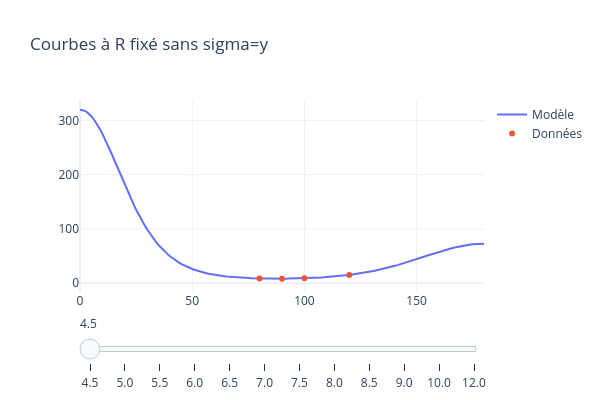
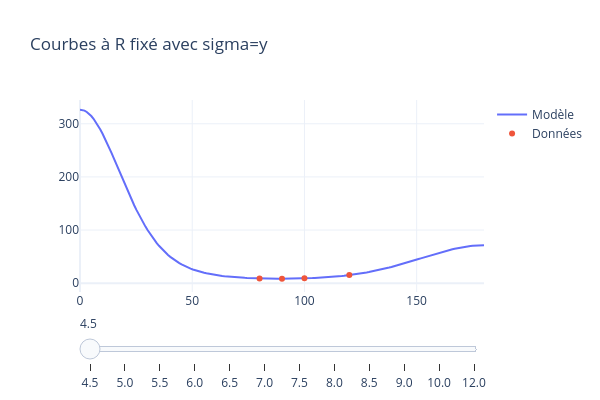

The cell these charts' notebook holds for them, in order:
### Code cell
R_vals = np.array([4.5,5.0,5.5,6.0,6.5,7.0,7.5,8.0,8.5,9.0,10.0,12.0])
x = np.linspace(0, 180, 180)
plot_interactif(V_opt, params_opt_cf, R_vals, x, Ne,
                fixed_col="R", x_col="Theta", y_col="Energy_mEh",
                title="Courbes à R fixé sans sigma=y")
plot_interactif(V_opt, params_opt_cf_sigma, R_vals, x, Ne,
                fixed_col="R", x_col="Theta", y_col="Energy_mEh",
                title="Courbes à R fixé avec sigma=y")

### Figure 1 — Plotly figure (JSON) as saved in the notebook; plotly's stock layout.template omitted (floating-point values rounded to 4 significant figures; data arrays with more than 128 entries replaced by an {"elided": "..."} marker saying what was removed)
{"data": [{"mode": "lines", "name": "Modèle", "type": "scatter", "visible": true, "x": {"elided": "180 float values"}, "y": {"elided": "180 float values"}}, {"mode": "markers", "name": "Données", "type": "scatter", "visible": true, "x": [80.0, 90.0, 100.0, 120.0], "y": [8.979, 8.505, 9.19, 15.24]}, {"mode": "lines", "name": "Modèle", "type": "scatter", "visible": false, "x": {"elided": "180 float values"}, "y": {"elided": "180 float values"}}, {"mode": "markers", "name": "Données", "type": "scatter", "visible": false, "x": [60.0, 80.0, 90.0, 100.0, 120.0, 140.0], "y": [5.195, 2.728, 2.534, 2.751, 4.897, 10.91]}, {"mode": "lines", "name": "Modèle", "type": "scatter", "visible": false, "x": {"elided": "180 float values"}, "y": {"elided": "180 float values"}}, {"mode": "markers", "name": "Données", "type": "scatter", "visible": false, "x": [40.0, 60.0, 80.0, 90.0, 100.0, 120.0, 140.0, 160.0, 180.0], "y": [5.976, 1.388, 0.5627, 0.4952, 0.5571, 1.26, 3.332, 6.649, 8.511]}, {"mode": "lines", "name": "Modèle", "type": "scatter", "visible": false, "x": {"elided": "180 float values"}, "y": {"elided": "180 float values"}}, {"mode": "markers", "name": "Données", "type": "scatter", "visible": false, "x": [0.0, 20.0, 40.0, 60.0, 80.0, 90.0, 100.0, 120.0, 140.0, 160.0, 180.0], "y": [13.09, 7.297, 1.597, 0.1259, -0.0967, -0.1141, -0.1011, 0.0947, 0.7468, 1.836, 2.454]}, {"mode": "lines", "name": "Modèle", "type": "scatter", "visible": false, "x": {"elided": "180 float values"}, "y": {"elided": "180 float values"}}, {"mode": "markers", "name": "Données", "type": "scatter", "visible": false, "x": [0.0, 20.0, 40.0, 60.0, 80.0, 90.0, 100.0, 105.0, 110.0, 115.0, 120.0, 140.0, 160.0, 180.0], "y": [3.663, 1.887, 0.1661, -0.2124, -0.2376, -0.2384, -0.2392, -0.2377, -0.2333, -0.224, -0.2079, -0.0408, 0.2769, 0.4633]}, {"mode": "lines", "name": "Modèle", "type": "scatter", "visible": false, "x": {"elided": "180 float values"}, "y": {"elided": "180 float values"}}, {"mode": "markers", "name": "Données", "type": "scatter", "visible": false, "x": [0.0, 20.0, 40.0, 45.0, 50.0, 55.0, 60.0, 80.0, 90.0, 100.0, 120.0, 140.0, 160.0, 180.0], "y": [0.6842, 0.2086, -0.2096, -0.2393, -0.2513, -0.2522, -0.2473, -0.2214, -0.2184, -0.2224, -0.2362, -0.2194, -0.154, -0.1115]}, {"mode": "lines", "name": "Modèle", "type": "scatter", "visible": false, "x": {"elided": "180 float values"}, "y": {"elided": "180 float values"}}, {"mode": "markers", "name": "Données", "type": "scatter", "visible": false, "x": [0.0, 20.0, 40.0, 60.0, 80.0, 90.0, 100.0, 120.0, 140.0, 160.0, 180.0], "y": [-0.1216, -0.2099, -0.2476, -0.2015, -0.1704, -0.1675, -0.1713, -0.1933, -0.2155, -0.222, -0.2214]}, {"mode": "lines", "name": "Modèle", "type": "scatter", "visible": false, "x": {"elided": "180 float values"}, "y": {"elided": "180 float values"}}, {"mode": "markers", "name": "Données", "type": "scatter", "visible": false, "x": [0.0, 20.0, 40.0, 60.0, 80.0, 90.0, 100.0, 120.0, 140.0, 160.0, 180.0], "y": [-0.2593, -0.2484, -0.1995, -0.1471, -0.1239, -0.1215, -0.1246, -0.1424, -0.1701, -0.1909, -0.1989]}, {"mode": "lines", "name": "Modèle", "type": "scatter", "visible": false, "x": {"elided": "180 float values"}, "y": {"elided": "180 float values"}}, {"mode": "markers", "name": "Données", "type": "scatter", "visible": false, "x": [0.0, 20.0, 40.0, 60.0, 80.0, 90.0, 100.0, 120.0, 140.0, 160.0, 180.0], "y": [-0.2241, -0.1969, -0.1436, -0.1041, -0.0866, -0.0854, -0.088, -0.1025, -0.1237, -0.1436, -0.1515]}, {"mode": "lines", "name": "Modèle", "type": "scatter", "visible": false, "x": {"elided": "180 float values"}, "y": {"elided": "180 float values"}}, {"mode": "markers", "name": "Données", "type": "scatter", "visible": false, "x": [0.0, 20.0, 40.0, 60.0, 80.0, 90.0, 100.0, 120.0, 140.0, 160.0, 180.0], "y": [-0.1639, -0.1412, -0.1014, -0.0726, -0.0604, -0.0598, -0.062, -0.072, -0.0873, -0.1027, -0.1089]}, {"mode": "lines", "name": "Modèle", "type": "scatter", "visible": false, "x": {"elided": "180 float values"}, "y": {"elided": "180 float values"}}, {"mode": "markers", "name": "Données", "type": "scatter", "visible": false, "x": [0.0, 20.0, 40.0, 60.0, 80.0, 90.0, 100.0, 120.0, 140.0, 160.0, 180.0], "y": [-0.0812, -0.07, -0.051, -0.0376, -0.0318, -0.0313, -0.0322, -0.0355, -0.0436, -0.0506, -0.0536]}, {"mode": "lines", "name": "Modèle", "type": "scatter", "visible": false, "x": {"elided": "180 float values"}, "y": {"elided": "180 float values"}}, {"mode": "markers", "name": "Données", "type": "scatter", "visible": false, "x": [0.0, 20.0, 40.0, 60.0, 80.0, 90.0, 100.0, 120.0, 140.0, 160.0, 180.0], "y": [-0.0246, -0.022, -0.0168, -0.0124, -0.01, -0.0094, -0.0092, -0.0098, -0.0112, -0.0127, -0.0133]}], "layout": {"height": 400, "sliders": [{"steps": [{"args": [{"visible": [true, true, false, false, false, false, false, false, false, false, false, false, false, false, false, false, false, false, false, false, false, false, false, false]}, {"title": "R = 4.5"}], "label": "4.5", "method": "update"}, {"args": [{"visible": [false, false, true, true, false, false, false, false, false, false, false, false, false, false, false, false, false, false, false, false, false, false, false, false]}, {"title": "R = 5.0"}], "label": "5.0", "method": "update"}, {"args": [{"visible": [false, false, false, false, true, true, false, false, false, false, false, false, false, false, false, false, false, false, false, false, false, false, false, false]}, {"title": "R = 5.5"}], "label": "5.5", "method": "update"}, {"args": [{"visible": [false, false, false, false, false, false, true, true, false, false, false, false, false, false, false, false, false, false, false, false, false, false, false, false]}, {"title": "R = 6.0"}], "label": "6.0", "method": "update"}, {"args": [{"visible": [false, false, false, false, false, false, false, false, true, true, false, false, false, false, false, false, false, false, false, false, false, false, false, false]}, {"title": "R = 6.5"}], "label": "6.5", "method": "update"}, {"args": [{"visible": [false, false, false, false, false, false, false, false, false, false, true, true, false, false, false, false, false, false, false, false, false, false, false, false]}, {"title": "R = 7.0"}], "label": "7.0", "method": "update"}, {"args": [{"visible": [false, false, false, false, false, false, false, false, false, false, false, false, true, true, false, false, false, false, false, false, false, false, false, false]}, {"title": "R = 7.5"}], "label": "7.5", "method": "update"}, {"args": [{"visible": [false, false, false, false, false, false, false, false, false, false, false, false, false, false, true, true, false, false, false, false, false, false, false, false]}, {"title": "R = 8.0"}], "label": "8.0", "method": "update"}, {"args": [{"visible": [false, false, false, false, false, false, false, false, false, false, false, false, false, false, false, false, true, true, false, false, false, false, false, false]}, {"title": "R = 8.5"}], "label": "8.5", "method": "update"}, {"args": [{"visible": [false, false, false, false, false, false, false, false, false, false, false, false, false, false, false, false, false, false, true, true, false, false, false, false]}, {"title": "R = 9.0"}], "label": "9.0", "method": "update"}, {"args": [{"visible": [false, false, false, false, false, false, false, false, false, false, false, false, false, false, false, false, false, false, false, false, true, true, false, false]}, {"title": "R = 10.0"}], "label": "10.0", "method": "update"}, {"args": [{"visible": [false, false, false, false, false, false, false, false, false, false, false, false, false, false, false, false, false, false, false, false, false, false, true, true]}, {"title": "R = 12.0"}], "label": "12.0", "method": "update"}]}], "title": {"text": "Courbes à R fixé sans sigma=y"}, "uirevision": true, "width": 600}}

### Figure 2 — Plotly figure (JSON) as saved in the notebook; plotly's stock layout.template omitted (floating-point values rounded to 4 significant figures; data arrays with more than 128 entries replaced by an {"elided": "..."} marker saying what was removed)
{"data": [{"mode": "lines", "name": "Modèle", "type": "scatter", "visible": true, "x": {"elided": "180 float values"}, "y": {"elided": "180 float values"}}, {"mode": "markers", "name": "Données", "type": "scatter", "visible": true, "x": [80.0, 90.0, 100.0, 120.0], "y": [8.979, 8.505, 9.19, 15.24]}, {"mode": "lines", "name": "Modèle", "type": "scatter", "visible": false, "x": {"elided": "180 float values"}, "y": {"elided": "180 float values"}}, {"mode": "markers", "name": "Données", "type": "scatter", "visible": false, "x": [60.0, 80.0, 90.0, 100.0, 120.0, 140.0], "y": [5.195, 2.728, 2.534, 2.751, 4.897, 10.91]}, {"mode": "lines", "name": "Modèle", "type": "scatter", "visible": false, "x": {"elided": "180 float values"}, "y": {"elided": "180 float values"}}, {"mode": "markers", "name": "Données", "type": "scatter", "visible": false, "x": [40.0, 60.0, 80.0, 90.0, 100.0, 120.0, 140.0, 160.0, 180.0], "y": [5.976, 1.388, 0.5627, 0.4952, 0.5571, 1.26, 3.332, 6.649, 8.511]}, {"mode": "lines", "name": "Modèle", "type": "scatter", "visible": false, "x": {"elided": "180 float values"}, "y": {"elided": "180 float values"}}, {"mode": "markers", "name": "Données", "type": "scatter", "visible": false, "x": [0.0, 20.0, 40.0, 60.0, 80.0, 90.0, 100.0, 120.0, 140.0, 160.0, 180.0], "y": [13.09, 7.297, 1.597, 0.1259, -0.0967, -0.1141, -0.1011, 0.0947, 0.7468, 1.836, 2.454]}, {"mode": "lines", "name": "Modèle", "type": "scatter", "visible": false, "x": {"elided": "180 float values"}, "y": {"elided": "180 float values"}}, {"mode": "markers", "name": "Données", "type": "scatter", "visible": false, "x": [0.0, 20.0, 40.0, 60.0, 80.0, 90.0, 100.0, 105.0, 110.0, 115.0, 120.0, 140.0, 160.0, 180.0], "y": [3.663, 1.887, 0.1661, -0.2124, -0.2376, -0.2384, -0.2392, -0.2377, -0.2333, -0.224, -0.2079, -0.0408, 0.2769, 0.4633]}, {"mode": "lines", "name": "Modèle", "type": "scatter", "visible": false, "x": {"elided": "180 float values"}, "y": {"elided": "180 float values"}}, {"mode": "markers", "name": "Données", "type": "scatter", "visible": false, "x": [0.0, 20.0, 40.0, 45.0, 50.0, 55.0, 60.0, 80.0, 90.0, 100.0, 120.0, 140.0, 160.0, 180.0], "y": [0.6842, 0.2086, -0.2096, -0.2393, -0.2513, -0.2522, -0.2473, -0.2214, -0.2184, -0.2224, -0.2362, -0.2194, -0.154, -0.1115]}, {"mode": "lines", "name": "Modèle", "type": "scatter", "visible": false, "x": {"elided": "180 float values"}, "y": {"elided": "180 float values"}}, {"mode": "markers", "name": "Données", "type": "scatter", "visible": false, "x": [0.0, 20.0, 40.0, 60.0, 80.0, 90.0, 100.0, 120.0, 140.0, 160.0, 180.0], "y": [-0.1216, -0.2099, -0.2476, -0.2015, -0.1704, -0.1675, -0.1713, -0.1933, -0.2155, -0.222, -0.2214]}, {"mode": "lines", "name": "Modèle", "type": "scatter", "visible": false, "x": {"elided": "180 float values"}, "y": {"elided": "180 float values"}}, {"mode": "markers", "name": "Données", "type": "scatter", "visible": false, "x": [0.0, 20.0, 40.0, 60.0, 80.0, 90.0, 100.0, 120.0, 140.0, 160.0, 180.0], "y": [-0.2593, -0.2484, -0.1995, -0.1471, -0.1239, -0.1215, -0.1246, -0.1424, -0.1701, -0.1909, -0.1989]}, {"mode": "lines", "name": "Modèle", "type": "scatter", "visible": false, "x": {"elided": "180 float values"}, "y": {"elided": "180 float values"}}, {"mode": "markers", "name": "Données", "type": "scatter", "visible": false, "x": [0.0, 20.0, 40.0, 60.0, 80.0, 90.0, 100.0, 120.0, 140.0, 160.0, 180.0], "y": [-0.2241, -0.1969, -0.1436, -0.1041, -0.0866, -0.0854, -0.088, -0.1025, -0.1237, -0.1436, -0.1515]}, {"mode": "lines", "name": "Modèle", "type": "scatter", "visible": false, "x": {"elided": "180 float values"}, "y": {"elided": "180 float values"}}, {"mode": "markers", "name": "Données", "type": "scatter", "visible": false, "x": [0.0, 20.0, 40.0, 60.0, 80.0, 90.0, 100.0, 120.0, 140.0, 160.0, 180.0], "y": [-0.1639, -0.1412, -0.1014, -0.0726, -0.0604, -0.0598, -0.062, -0.072, -0.0873, -0.1027, -0.1089]}, {"mode": "lines", "name": "Modèle", "type": "scatter", "visible": false, "x": {"elided": "180 float values"}, "y": {"elided": "180 float values"}}, {"mode": "markers", "name": "Données", "type": "scatter", "visible": false, "x": [0.0, 20.0, 40.0, 60.0, 80.0, 90.0, 100.0, 120.0, 140.0, 160.0, 180.0], "y": [-0.0812, -0.07, -0.051, -0.0376, -0.0318, -0.0313, -0.0322, -0.0355, -0.0436, -0.0506, -0.0536]}, {"mode": "lines", "name": "Modèle", "type": "scatter", "visible": false, "x": {"elided": "180 float values"}, "y": {"elided": "180 float values"}}, {"mode": "markers", "name": "Données", "type": "scatter", "visible": false, "x": [0.0, 20.0, 40.0, 60.0, 80.0, 90.0, 100.0, 120.0, 140.0, 160.0, 180.0], "y": [-0.0246, -0.022, -0.0168, -0.0124, -0.01, -0.0094, -0.0092, -0.0098, -0.0112, -0.0127, -0.0133]}], "layout": {"height": 400, "sliders": [{"steps": [{"args": [{"visible": [true, true, false, false, false, false, false, false, false, false, false, false, false, false, false, false, false, false, false, false, false, false, false, false]}, {"title": "R = 4.5"}], "label": "4.5", "method": "update"}, {"args": [{"visible": [false, false, true, true, false, false, false, false, false, false, false, false, false, false, false, false, false, false, false, false, false, false, false, false]}, {"title": "R = 5.0"}], "label": "5.0", "method": "update"}, {"args": [{"visible": [false, false, false, false, true, true, false, false, false, false, false, false, false, false, false, false, false, false, false, false, false, false, false, false]}, {"title": "R = 5.5"}], "label": "5.5", "method": "update"}, {"args": [{"visible": [false, false, false, false, false, false, true, true, false, false, false, false, false, false, false, false, false, false, false, false, false, false, false, false]}, {"title": "R = 6.0"}], "label": "6.0", "method": "update"}, {"args": [{"visible": [false, false, false, false, false, false, false, false, true, true, false, false, false, false, false, false, false, false, false, false, false, false, false, false]}, {"title": "R = 6.5"}], "label": "6.5", "method": "update"}, {"args": [{"visible": [false, false, false, false, false, false, false, false, false, false, true, true, false, false, false, false, false, false, false, false, false, false, false, false]}, {"title": "R = 7.0"}], "label": "7.0", "method": "update"}, {"args": [{"visible": [false, false, false, false, false, false, false, false, false, false, false, false, true, true, false, false, false, false, false, false, false, false, false, false]}, {"title": "R = 7.5"}], "label": "7.5", "method": "update"}, {"args": [{"visible": [false, false, false, false, false, false, false, false, false, false, false, false, false, false, true, true, false, false, false, false, false, false, false, false]}, {"title": "R = 8.0"}], "label": "8.0", "method": "update"}, {"args": [{"visible": [false, false, false, false, false, false, false, false, false, false, false, false, false, false, false, false, true, true, false, false, false, false, false, false]}, {"title": "R = 8.5"}], "label": "8.5", "method": "update"}, {"args": [{"visible": [false, false, false, false, false, false, false, false, false, false, false, false, false, false, false, false, false, false, true, true, false, false, false, false]}, {"title": "R = 9.0"}], "label": "9.0", "method": "update"}, {"args": [{"visible": [false, false, false, false, false, false, false, false, false, false, false, false, false, false, false, false, false, false, false, false, true, true, false, false]}, {"title": "R = 10.0"}], "label": "10.0", "method": "update"}, {"args": [{"visible": [false, false, false, false, false, false, false, false, false, false, false, false, false, false, false, false, false, false, false, false, false, false, true, true]}, {"title": "R = 12.0"}], "label": "12.0", "method": "update"}]}], "title": {"text": "Courbes à R fixé avec sigma=y"}, "uirevision": true, "width": 600}}
